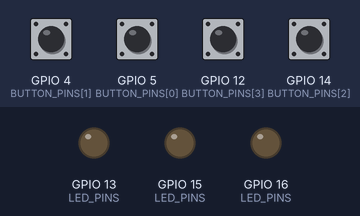
Simulated run of this sketch. Board: ESP8266 (NodeMCU). Parts: output pins drawn as LEDs (lit = HIGH). The inputs (shaded band) are chosen by the test bench; at power-on: GPIO 4 (BUTTON_PINS[1]), GPIO 5 (BUTTON_PINS[0]), GPIO 12 (BUTTON_PINS[3]), GPIO 14 (BUTTON_PINS[2]) LOW. WiFi joins after 1.5 s; servers stay silent unless stated; no MQTT or app messages arrive unless stated; what the sketch prints to the serial monitor is not drawn.

Above: at 2.7 s.
2.8 s: GPIO 4 (BUTTON_PINS[1]) pulled HIGH for 0.15 s
At 3.7 s:
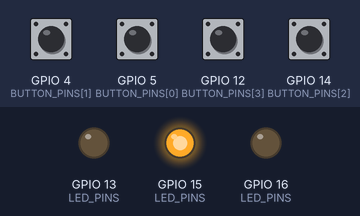
4.4 s: GPIO 5 (BUTTON_PINS[0]) pulled HIGH for 0.15 s
At 4.9 s:
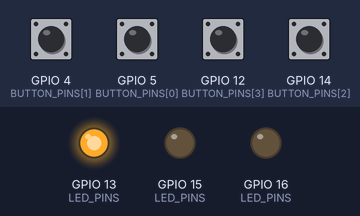
6.0 s: GPIO 14 (BUTTON_PINS[2]) pulled HIGH for 0.15 s
At 7.3 s:
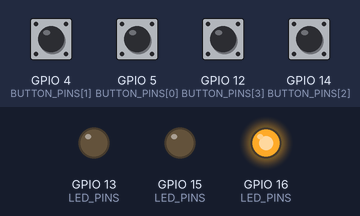
7.6 s: GPIO 14 (BUTTON_PINS[2]) pulled HIGH for 1 s
At 9.8 s:
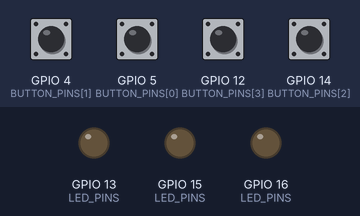
10.1 s: GPIO 4 (BUTTON_PINS[1]) pulled HIGH for 1 s
At 11.7 s:
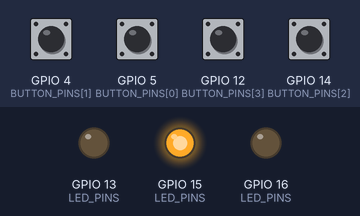
Timing chart, 0 to 13.2 s (numbered marks = the images above; inputs shaded):
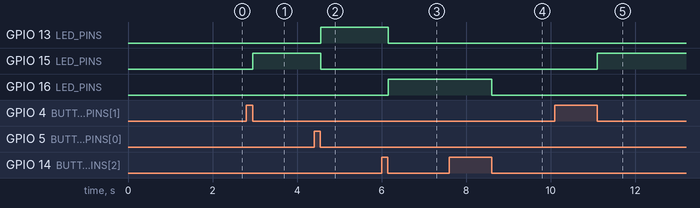

The sketch:

MQTT_ESP8266.ino
```cpp
#include <Bounce2.h> // Used for "debouncing" the pushbutton
#include <ESP8266WiFi.h> // Enables the ESP8266 to connect to the local network (via WiFi)
#include <PubSubClient.h> // Allows us to connect to, and publish to the MQTT broker

#define NUM_BUTTONS 4 //Number of buttons
const uint8_t BUTTON_PINS[NUM_BUTTONS] = {5, 4, 14, 12}; //Button Pins
const uint8_t LED_PINS[NUM_BUTTONS-1] = {13, 15, 16}; //Led Pints

Bounce * buttons = new Bounce[NUM_BUTTONS];

//Wifi Settings
const char* ssid = "TelstraE7C483";
const char* wifi_password = "hc32tkcc6e";

//MQTT Settings
const char* mqtt_server = "192.168.0.131"; //RPI IP
const char* mqtt_topic = "button"; //topic
const char* mqtt_username = "raspberrypi";
const char* mqtt_password = "password";
const char* clientID = "ESP8266";


// Initialise the WiFi and MQTT Client objects
WiFiClient wifiClient;
PubSubClient client(mqtt_server, 1883, wifiClient); // 1883 is the listener port for the Broker

void setup() {
  //Initialise buttons
  for (int i = 0 ; i < NUM_BUTTONS ; i++)
  {
    buttons[i].attach( BUTTON_PINS[i] , INPUT);
    buttons[i].interval(5);
  }
  //intiialise leds
  for (int i = 0 ; i < NUM_BUTTONS - 1; i++)
  {
    pinMode(LED_PINS[i], OUTPUT);
    digitalWrite(LED_PINS[i], LOW);
  }

  // Begin Serial on 115200
  Serial.begin(115200);

  Serial.print("Connecting to ");
  Serial.println(ssid);

  // Connect to the WiFi
  WiFi.begin(ssid, wifi_password);

  // Wait until the connection has been confirmed before continuing
  while (WiFi.status() != WL_CONNECTED) {
    delay(500);
    Serial.print(".");
  }

  // Debugging - Output the IP Address of the ESP8266
  Serial.println("WiFi connected");
  Serial.print("IP address: ");
  Serial.println(WiFi.localIP());

  // Connect to MQTT Broker
  if (client.connect(clientID, mqtt_username, mqtt_password)) {
    Serial.println("Connected to MQTT Broker!");
  }
  else {
    Serial.println("Connection to MQTT Broker failed...");
  }
}

//Sends a message to the server
void SendMessage(char* i)
{
  if (client.publish(mqtt_topic, i))
  {
    Serial.println("Button pushed and message sent!");
  }
  else
  {
    Serial.println("Message failed to send. Reconnecting to MQTT Broker and trying again");
    client.connect(clientID, mqtt_username, mqtt_password);
    delay(20); // This delay ensures that client.publish doesn't clash with the client.connect call
    client.publish(mqtt_topic, i);
  }
}

//turns off the leds
void TurnOffLeds()
{
  for (int i = 0; i < NUM_BUTTONS; i++)
  {
    digitalWrite(LED_PINS[i], LOW);
  }
}


void loop() {
  //loops through the buttons
  for (int i = 0; i < NUM_BUTTONS; i++)
  {
    //updates the button states
    buttons[i].update();

    //if button pressed
    if ( buttons[i].fell() )
    {
      switch (i)
      {
        case 0:
        //turn on/off corrosponding LED
         if (digitalRead(LED_PINS[i]) == HIGH){
            TurnOffLeds();
         }
         else {
          TurnOffLeds();
          digitalWrite(LED_PINS[i], HIGH);
         }
         //send message with button #
         Serial.println('0');
          SendMessage("0");
          break;
         case 1:
         if (digitalRead(LED_PINS[i]) == HIGH){
            TurnOffLeds();
         }
         else {
          TurnOffLeds();
          digitalWrite(LED_PINS[i], HIGH);
         }
         Serial.println('1');
         SendMessage("1");
          break;
         case 2:
         if (digitalRead(LED_PINS[i]) == HIGH){
            TurnOffLeds();
         }
          else {
          TurnOffLeds();
          digitalWrite(LED_PINS[i], HIGH);
          }
          Serial.println('2');
          SendMessage("2");
          break;
         case 3:
          Serial.println('3');
          SendMessage("3");
          TurnOffLeds();
          break;
      }
    }
  }
}
```

Measured:
- after the input at 2.8 s, GPIO 15 (LED_PINS): LOW → HIGH after 0.16 s
- after the input at 4.4 s, GPIO 13 (LED_PINS): LOW → HIGH after 0.16 s; GPIO 15 (LED_PINS): HIGH → LOW after 0.16 s
- after the input at 6.0 s, GPIO 13 (LED_PINS): HIGH → LOW after 0.16 s; GPIO 16 (LED_PINS): LOW → HIGH after 0.16 s
- after the input at 7.6 s, GPIO 16 (LED_PINS): HIGH → LOW after 1.0 s
- after the input at 10.1 s, GPIO 15 (LED_PINS): LOW → HIGH after 1.0 s
